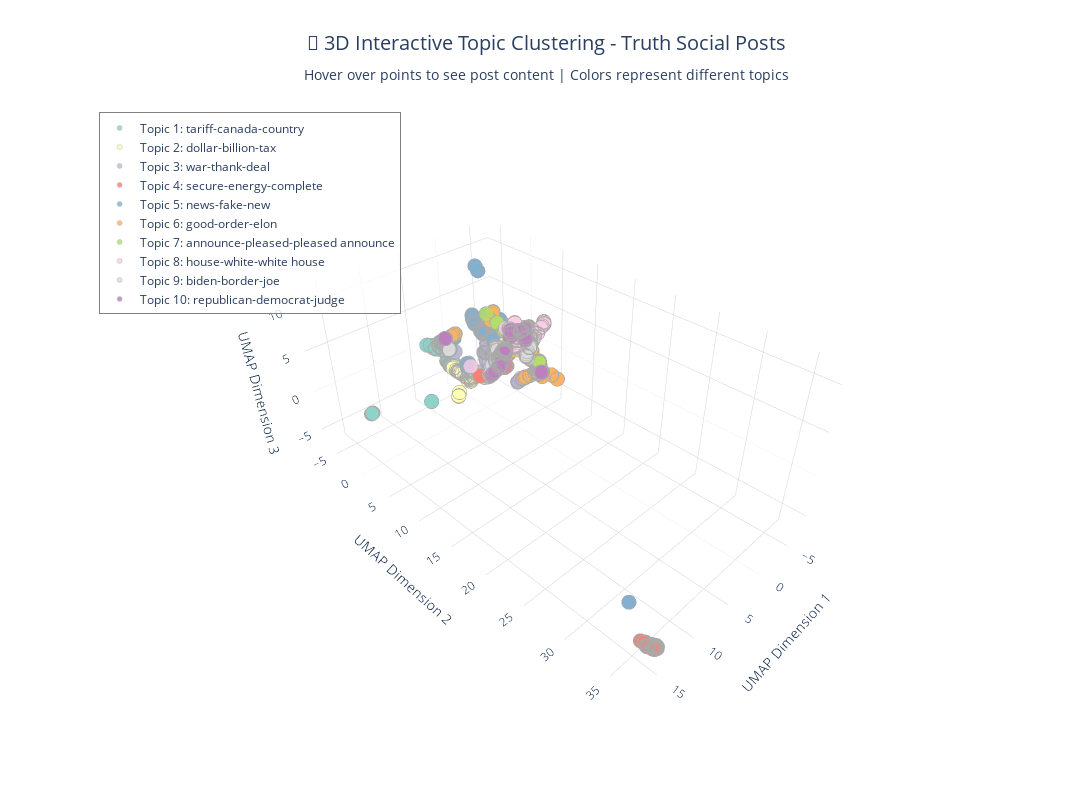

This figure's notebook cell:
### Code cell
# Create the 3D interactive scatter plot
print("🎨 Creating 3D interactive scatter plot...")

# Create the main 3D scatter plot
fig = go.Figure()

# Add points for each topic
for topic_id in sorted(topic_info.keys()):
    topic_mask = df['dominant_topic'] == topic_id
    topic_data = df[topic_mask]
    
    if len(topic_data) == 0:
        continue
    
    fig.add_trace(go.Scatter3d(
        x=topic_data['x_3d'],
        y=topic_data['y_3d'],
        z=topic_data['z_3d'],
        mode='markers',
        name=f"Topic {topic_id + 1}: {topic_info[topic_id]['short_name']}",
        marker=dict(
            size=5,
            color=topic_info[topic_id]['color'],
            opacity=0.8,
            line=dict(width=0.5, color='darkgray')
        ),
        text=topic_data['hover_text'],
        hovertemplate='%{text}<extra></extra>',  # Hide the trace name in hover
        hoverinfo='text'
    ))

# Update layout for better visualization
fig.update_layout(
    title=dict(
        text="🎯 3D Interactive Topic Clustering - Truth Social Posts<br><sub>Hover over points to see post content | Colors represent different topics</sub>",
        x=0.5,
        font=dict(size=20)
    ),
    scene=dict(
        xaxis_title="UMAP Dimension 1",
        yaxis_title="UMAP Dimension 2",
        zaxis_title="UMAP Dimension 3",
        camera=dict(
            eye=dict(x=1.5, y=1.5, z=1.5)  # Good initial viewing angle
        ),
        bgcolor="rgba(240,240,240,0.1)",
        xaxis=dict(gridcolor="lightgray", gridwidth=1),
        yaxis=dict(gridcolor="lightgray", gridwidth=1),
        zaxis=dict(gridcolor="lightgray", gridwidth=1)
    ),
    width=1300,
    height=800,
    font=dict(size=12),
    legend=dict(
        x=0.02,
        y=0.98,
        bgcolor="rgba(255,255,255,0.8)",
        bordercolor="gray",
        borderwidth=1
    )
)

print("✅ 3D scatter plot created!")
print(f"   📊 {len(df)} posts plotted across {n_topics} topics")
print("   🖱️  Interactive features:")
print("      - Hover over points to see post content")
print("      - Click and drag to rotate the plot")
print("      - Scroll to zoom in/out")
print("      - Click legend items to show/hide topics")

# Display the plot
fig.show()
